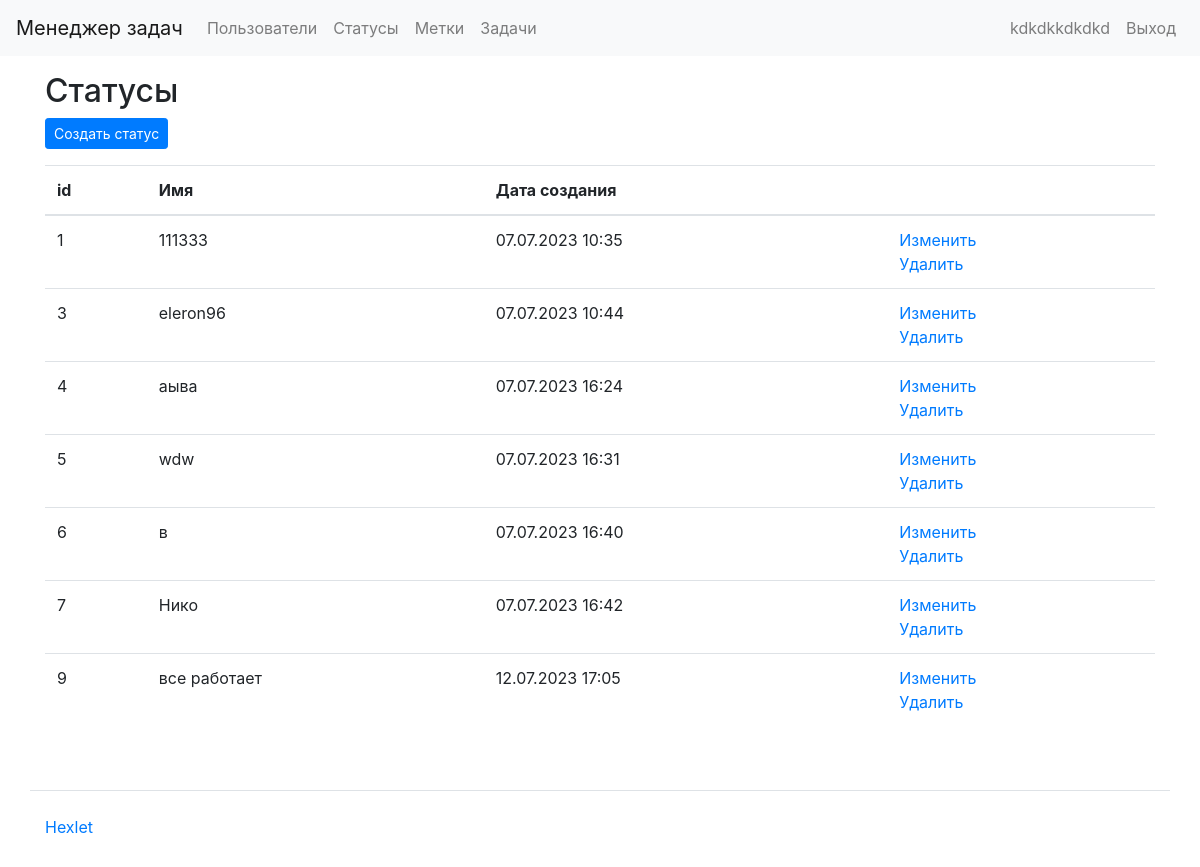
Screenshot of /statuses/ (signed in) with the database file from the repository.
### status/models.py (models this page shows, shortened)
class Status(models.Model):
    name = models.CharField(max_length=100)
    created_date = models.DateTimeField(auto_now_add=True)
    class Meta:
        app_label = 'status'

### status/views.py (the view)
# urls.py: path('statuses/', status_task, name='status_task'),
@login_required
def status_task(request):
    statuses = Status.objects.all()
    return render(request, 'status/status_task.html', {'statuses': statuses})

### task_manager/templates/status/status_task.html (shortened to what this page needs)
{% extends "base.html" %}
{% load i18n %}
{% block content %}
  <h2>Статусы</h2>
  <div class="mb-3">
    <a href="{% url 'create_status' %}" class="btn btn-primary btn-sm">{% trans "Создать статус" %}</a>
  </div>
  <table class="table">
    <thead>
      <tr>
        <th scope="col">id</th>
        <th scope="col">Имя</th>
        <th scope="col">Дата создания</th>
        <th scope="col"></th>
      </tr>
    </thead>
    <tbody>
      {% for status in statuses %}
      <tr>
        <td>{{ status.id }}</td>
        <td>{{ status.name }}</td>
        <td>{{ status.created_date|date:"d.m.Y H:i"  }}</td>
        <td>
          <a href="{% url 'edit_status' status.id %}">Изменить</a>
          <br>
          <a href="{% url 'delete_status' status.id %}">{% trans "Delete" %}</a>
        </td>
      </tr>
      {% endfor %}
    </tbody>
  </table>
{% endblock %}

### task_manager/templates/base.html (shortened to what this page needs)
{% load i18n %}
{% load bootstrap4 %}
<!DOCTYPE html>
<html lang="ru-ru">
  <head>
    <link href="https://cdn.jsdelivr.net/npm/bootstrap@4.6.2/dist/css/bootstrap.min.css" rel="stylesheet">
  </head>
  <body class="d-flex flex-column min-vh-100">
    {% include 'header.html' %}
    <div class="container wrapper flex-grow-1">
        {% block content %}{% endblock %}
    </div>
    {% include 'footer.html' %}
  </body>
</html>

### task_manager/templates/header.html (shortened to what this page needs)
{% load i18n %}
<nav class="navbar navbar-expand-lg navbar-light bg-light mb-3">
  <a class="navbar-brand" href="/">{% block navbar_brand %}Менеджер задач{% endblock %}</a>
  <div class="collapse navbar-collapse" id="navbarToggleExternalContent">
    <ul class="navbar-nav mr-auto">
      <li class="nav-item">
        <a class="nav-link" href="/users/">{% block navlink1 %}Пользователи{% endblock %}</a>
      </li>
      {% if user.is_authenticated %}
        <li class="nav-item">
          <a class="nav-link" href="/statuses/">{% trans "Статусы" %}</a>
        </li>
        <li class="nav-item">
          <a class="nav-link" href="/labels/">{% trans "Метки" %}</a>
        </li>
        <li class="nav-item">
          <a class="nav-link" href="/tasks/">{% trans "Задачи" %}</a>
        </li>
      {% endif %}
    </ul>
    <ul class="navbar-nav">
      {% if user.is_authenticated %}
        <li class="nav-item">
          <span class="navbar-text mr-2">{{ user.username }}</span>
        </li>
        <li class="nav-item">
          <a class="nav-link" href="{% url 'logout' %}">{% trans "Выход" %}</a>
        </li>
      {% endif %}
    </ul>
  </div>
</nav>

### task_manager/templates/footer.html
{% load i18n %}
<footer>
  <div class="container my-5 pt-4 border-top">
    <a target="_blank" href="https://ru.hexlet.io">{% block footer %}Hexlet{% endblock %}</a>
  </div>
</footer>

### rows the page displays
Status: id "1", name "111333", created_date "07.07.2023 10:35"
Status: id "3", name "eleron96", created_date "07.07.2023 10:44"
Status: id "4", name "аыва", created_date "07.07.2023 16:24"
Status: id "5", name "wdw", created_date "07.07.2023 16:31"
Status: id "6", name "в", created_date "07.07.2023 16:40"
Status: id "7", name "Нико", created_date "07.07.2023 16:42"
Status: id "9", name "все работает", created_date "12.07.2023 17:05"

### other values shown
{{ user.username }} "kdkdkkdkdkd"
